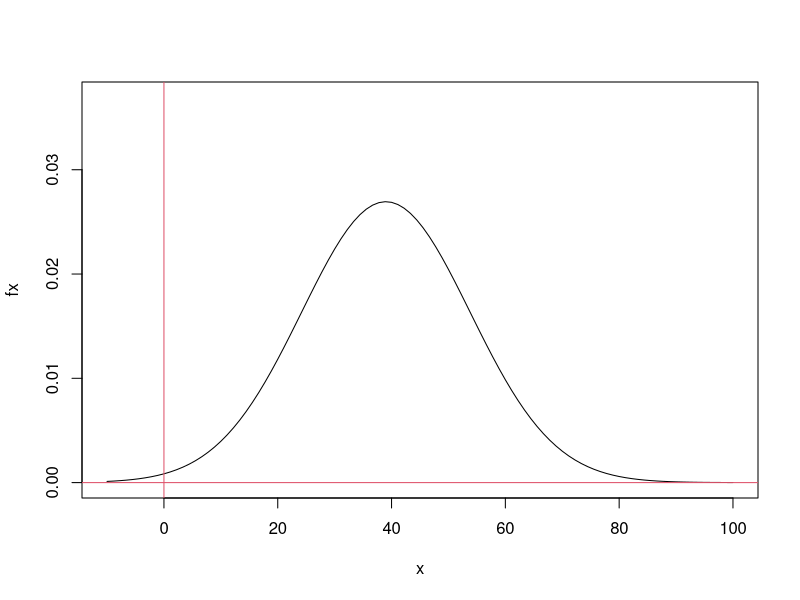
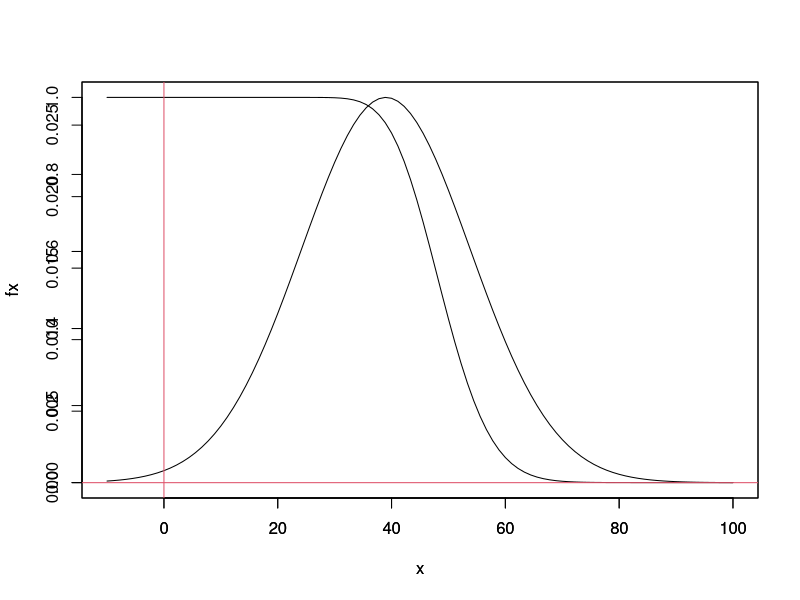

R code for these plots, in order:
## ---- chunk 1
knitr::opts_chunk$set(echo = TRUE)
## ---- chunk 2
x <- seq(-10,100,,100)
mu <- 39
sig <- 14.81
fx <- dnorm(x,mu,sig) 
plot(x,fx,type="l",ylim = c(0,max(fx)+0.01))
abline(v=0,col=2,h=0)
## ---- chunk 3
#Funcion para convertir  parametros mu y sig en alpha y beta (limites 0,1  y 0,05^2 respectivamente)
#Opcion 1
estBetaParams <- function(mu, sig) {
  alpha <- ((1 - mu) / sig - 1 / mu) * mu ^ 2
  beta <- alpha * (1 / mu - 1)
  return(params = list(alpha = alpha, beta = beta))
}

#Opcion 2 que da el mismo resultado
estBetaParams <- function(mu, sig) {
  alpha <- -(mu * (sig + (mu ^ 2 - mu))) / sig
  beta <- ((sig + (mu ^ 2 - mu)) * (mu -1))/ sig
  return(params = list(alpha = alpha, beta = beta))
}
## ---- chunk 4
alpha <- 49
fx2 <- pgamma(x, alpha, lower.tail = FALSE)
plot(x,fx2,type="l", ylab="fx")
par(new=TRUE)
plot(x,fx,type="l", ylab="fx")
abline(v=0,col=2,h=0)
